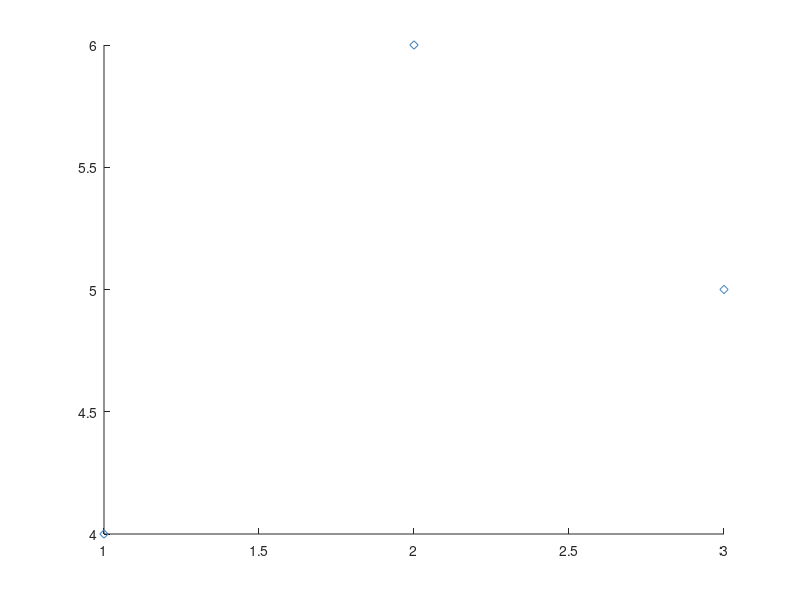

Here is the MATLAB script that generated this plot:
figure_handle = figure();
scatter_handle = scatter(1:3, [4, 6, 5], 36, [0.25, 0.5, 0.75], 'd');

openmat_result = { ...
    class(scatter_handle), ...
    size(scatter_handle), ...
    get(scatter_handle, 'SizeData'), ...
    get(scatter_handle, 'CData'), ...
    get(scatter_handle, 'Marker') ...
};
close(figure_handle);
